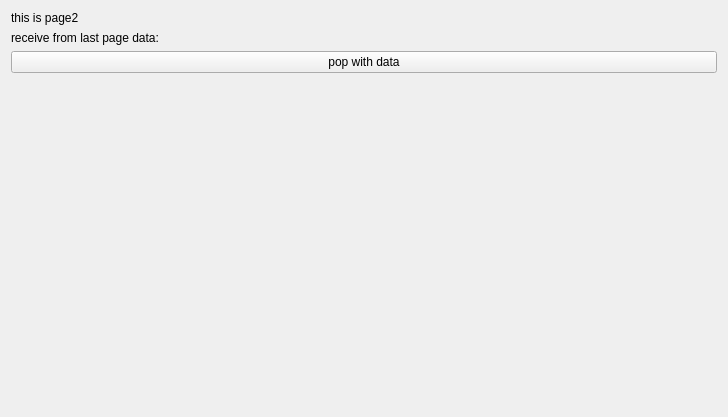
<?xml version="1.0" encoding="UTF-8"?>
<ui version="4.0">
 <class>TestPage2</class>
 <widget class="QWidget" name="TestPage2">
  <property name="geometry">
   <rect>
    <x>0</x>
    <y>0</y>
    <width>728</width>
    <height>417</height>
   </rect>
  </property>
  <property name="windowTitle">
   <string>Form</string>
  </property>
  <layout class="QVBoxLayout" name="verticalLayout">
   <item>
    <widget class="QLabel" name="label">
     <property name="text">
      <string>this is page2</string>
     </property>
    </widget>
   </item>
   <item>
    <layout class="QHBoxLayout" name="horizontalLayout" stretch="0,1">
     <item>
      <widget class="QLabel" name="label_2">
       <property name="text">
        <string>receive from last page data:</string>
       </property>
      </widget>
     </item>
     <item>
      <widget class="QLabel" name="data_from_last_page">
       <property name="text">
        <string/>
       </property>
      </widget>
     </item>
    </layout>
   </item>
   <item>
    <widget class="QPushButton" name="btn_pop">
     <property name="text">
      <string>pop with data</string>
     </property>
    </widget>
   </item>
   <item>
    <spacer name="verticalSpacer">
     <property name="orientation">
      <enum>Qt::Vertical</enum>
     </property>
     <property name="sizeHint" stdset="0">
      <size>
       <width>20</width>
       <height>40</height>
      </size>
     </property>
    </spacer>
   </item>
  </layout>
 </widget>
 <resources/>
 <connections/>
</ui>
